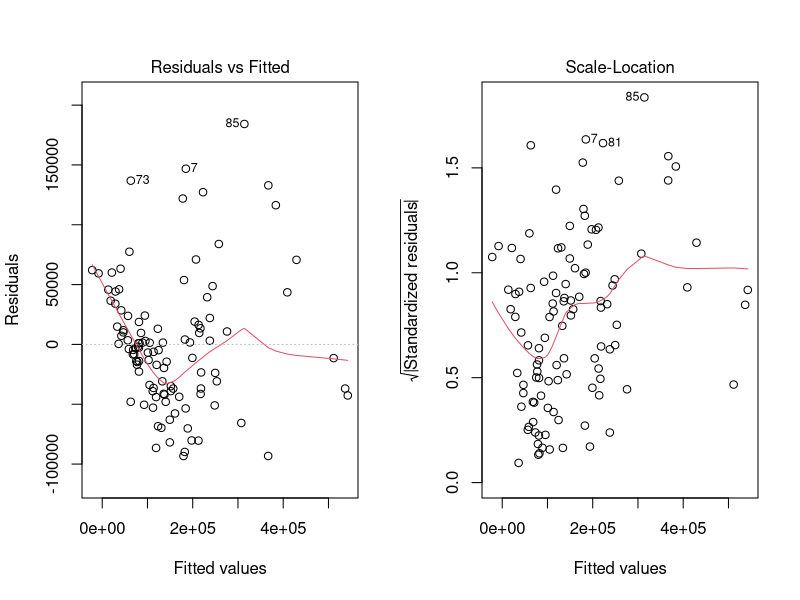
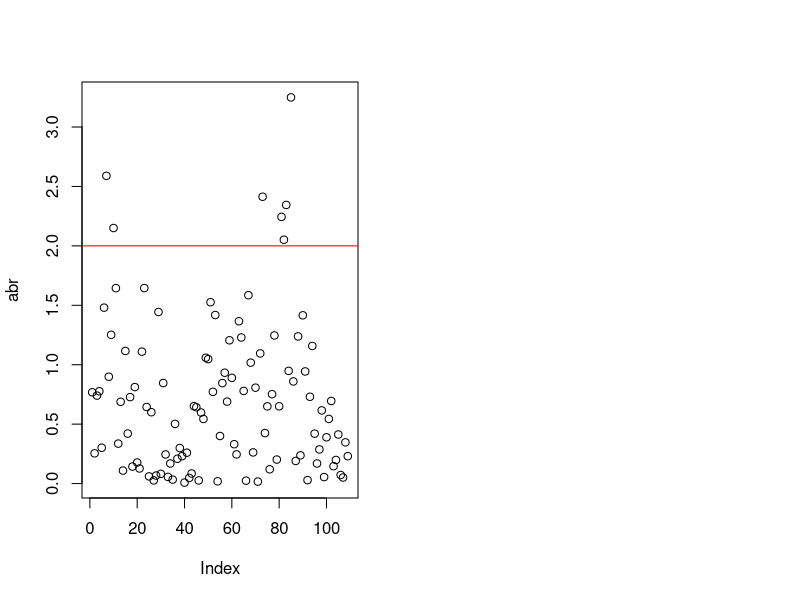
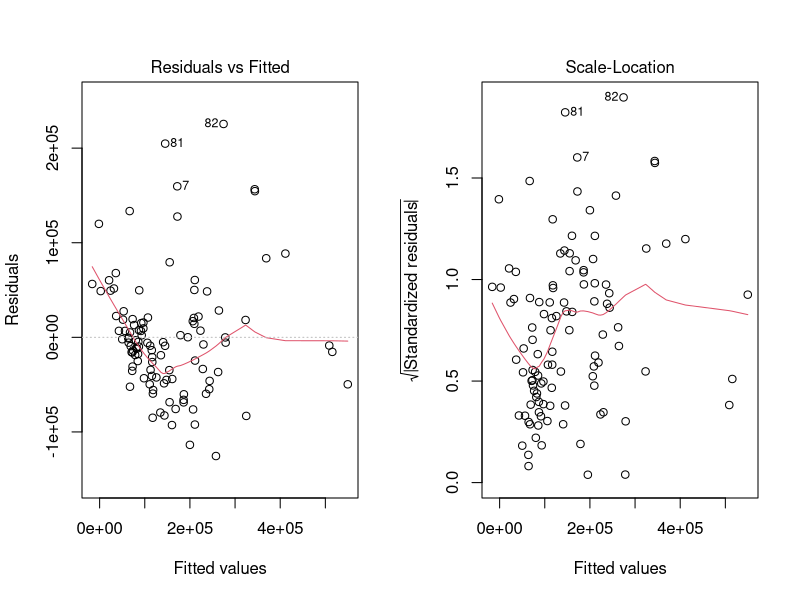
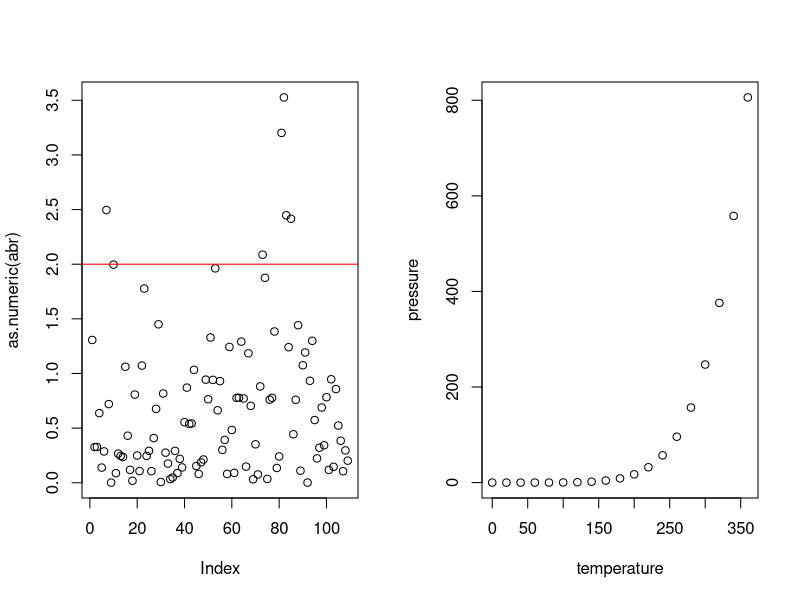

Write the R code that produced these figures, in order.
## ---- chunk 1
knitr::opts_chunk$set(echo = TRUE)
## ---- chunk 2
library("readxl")
data_calf<-read_excel("California_Houses.xlsx")
## ---- chunk 3
data_calf=transform(data_calf, Median_Income=as.numeric( Median_Income),
                    Distance_to_coast=as.numeric(Distance_to_coast),
                    Distance_to_LA=as.numeric(Distance_to_LA),
                    Distance_to_SanJose=as.numeric(Distance_to_SanJose),
                    Distance_to_SanFrancisco=as.numeric(Distance_to_SanFrancisco),
                    Distance_to_SanDiego=as.numeric(Distance_to_SanDiego))
summary(data_calf)
## ---- chunk 4
regression_multiple<-lm(Median_House_Value ~ Median_Income + Median_Age + Tot_Rooms + Tot_Bedrooms + 
                         Population+ Households + Distance_to_coast + Distance_to_LA  +                                       Distance_to_SanDiego + Distance_to_SanJose +
                         Distance_to_SanFrancisco,data=data_calf)
summary(regression_multiple)

## ---- chunk 5
reg_ameliore=step(regression_multiple)
modele<-lm(Median_House_Value ~ Median_Income + Tot_Rooms + 
              Tot_Bedrooms + Population + Distance_to_coast + Distance_to_LA + 
              Distance_to_SanDiego + Distance_to_SanJose + Distance_to_SanFrancisco, 
            data = data_calf)
summary(modele)


## ---- chunk 6
par(mfrow = c(1, 2))
plot(reg_ameliore,1)
plot(reg_ameliore,3)

## ---- chunk 7
#test shapiro
shapiro.test(reg_ameliore$residuals)

#test ks
ks.test(reg_ameliore$residuals,"pnorm")

## ---- chunk 8
rse=sqrt(deviance(reg_ameliore)/df.residual(reg_ameliore))
abr=abs(data_calf$Median_House_Value-predict(reg_ameliore))/rse
plot(abr)
abline(h=2,col='red')

## ---- chunk 9
nva=ncol(data_calf)
Fish = rep(0,nva)
for (i in  2:ncol(data_calf)){
mod1<-lm(data_calf[,1]~data_calf[,i])
Fish[i]=var(predict(mod1))*(nrow(data_calf)-1)/(deviance(mod1)/df.residual(mod1))
}
Fish
df2=nrow(data_calf)-2
df2
1-pf(max(Fish),1,df2)
## ---- chunk 10
nva=ncol(data_calf)-1
Fish = rep(0,nva)
SCR1<-deviance(lm(data_calf[,1]~data_calf[,2]))
for (i in 3:ncol(data_calf)) {
 mod<-lm(data_calf[,1]~data_calf[,2]+data_calf[,i])
SCR2=deviance(mod)
Fish[i]=(SCR1-SCR2)/(SCR2/(nrow(data_calf)-3))
}
Fish
df2=nrow(data_calf)-3
df2
1-pf(max(Fish),1,df2)
summary(mod)
## ---- chunk 11
Fish = rep(0,2)
SCR2=deviance(lm(data_calf[,1]~data_calf[,2]+data_calf[,8]))
mod<-lm(data_calf[,1]~data_calf[,2])
SCR1<-deviance(mod)
Fish[1]=(SCR1-SCR2)/(SCR2/(nrow(data_calf)-3))

mod<-lm(data_calf[,1]~data_calf[,8])
SCR1=deviance(mod)
Fish[2]=(SCR1-SCR2)/(SCR2/(nrow(data_calf)-3))
Fish
df2=nrow(data_calf)-3
df2
1-pf(min(Fish),1,df2)
## ---- chunk 12
Fish = rep(0,nva)
SCR2<-deviance(lm(data_calf[,1]~data_calf[,2]+data_calf[,8]))
for (i in 3:7) {
 mod<-lm(data_calf[,1]~data_calf[,2]+data_calf[,8]+data_calf[,i])
SCR3=deviance(mod)
Fish[i]=(SCR2-SCR3)/(SCR3/(nrow(data_calf)-4))
}
for (i in 9:ncol(data_calf)) {
 mod<-lm(data_calf[,1]~data_calf[,2]+data_calf[,8]+data_calf[,i])
SCR3=deviance(mod)
Fish[i]=(SCR2-SCR3)/(SCR3/(nrow(data_calf)-4))
}
Fish
df2=nrow(data_calf)-4
df2
1-pf(max(Fish),1,df2)
## ---- chunk 13
SCR3<-deviance(lm(data_calf[,1]~data_calf[,2]+data_calf[,8]+data_calf[,9]))
Fish<-rep(0,3)
mod<-lm(data_calf[,1]~data_calf[,2]+data_calf[,8])
SCR2<-deviance(mod)
Fish[1]=(SCR2-SCR3)/(SCR3/(nrow(data_calf)-4))

mod<-lm(data_calf[,1]~data_calf[,2]+data_calf[,9])
SCR2<-deviance(mod)
Fish[2]=(SCR2-SCR3)/(SCR3/(nrow(data_calf)-4))

mod<-lm(data_calf[,1]~data_calf[,8]+data_calf[,9])
SCR2<-deviance(mod)
Fish[3]=(SCR2-SCR3)/(SCR3/(nrow(data_calf)-4))

Fish
df2=nrow(data_calf)-4
df2
1-pf(min(Fish),1,df2)
## ---- chunk 14
Fish = rep(0,nva)
SCR3<-deviance(lm(data_calf[,1]~data_calf[,2]+data_calf[,8]+data_calf[,9]))
for (i in 3:7) {
 mod<-lm(data_calf[,1]~data_calf[,2]+data_calf[,8]+data_calf[,9]+data_calf[,i])
SCR4=deviance(mod)
Fish[i]=(SCR3-SCR4)/(SCR4/(nrow(data_calf)-4))
}
for (i in 10:ncol(data_calf)) {
 mod<-lm(data_calf[,1]~data_calf[,2]+data_calf[,8]+data_calf[,9]+data_calf[,i])
SCR4=deviance(mod)
Fish[i]=(SCR3-SCR4)/(SCR4/(nrow(data_calf)-4))
}
Fish
df2=nrow(data_calf)-4
df2
1-pf(max(Fish),1,df2)
## ---- chunk 15
SCR4<-deviance(lm(data_calf[,1]~data_calf[,2]+data_calf[,8]+data_calf[,9]+data_calf[,10]))
Fish<-rep(0,4)
mod<-lm(data_calf[,1]~data_calf[,2]+data_calf[,8]+data_calf[,9])
SCR3<-deviance(mod)
Fish[1]=(SCR3-SCR4)/(SCR4/(nrow(data_calf)-4))

mod<-lm(data_calf[,1]~data_calf[,2]+data_calf[,8]+data_calf[,10])
SCR3<-deviance(mod)
Fish[2]=(SCR3-SCR4)/(SCR4/(nrow(data_calf)-4))

mod<-lm(data_calf[,1]~data_calf[,2]+data_calf[,9]+data_calf[,10])
SCR3<-deviance(mod)
Fish[3]=(SCR3-SCR4)/(SCR4/(nrow(data_calf)-4))

mod<-lm(data_calf[,1]~data_calf[,8]+data_calf[,9]+data_calf[,10])
SCR3<-deviance(mod)
Fish[4]=(SCR3-SCR4)/(SCR4/(nrow(data_calf)-4))



Fish
df2=nrow(data_calf)-4
df2
1-pf(min(Fish),1,df2)
## ---- chunk 16
Fish = rep(0,nva)
SCR4<-deviance(lm(data_calf[,1]~data_calf[,2]+data_calf[,8]+data_calf[,9]+data_calf[,10]))
for (i in 3:7) {
 mod<-lm(data_calf[,1]~data_calf[,2]+data_calf[,8]+data_calf[,9]+data_calf[,10]+data_calf[,i])
SCR5=deviance(mod)
Fish[i]=(SCR4-SCR5)/(SCR5/(nrow(data_calf)-4))
}
Fish[8]=Fish[9]=Fish[10]=0
for (i in 11:ncol(data_calf)) {
 mod<-lm(data_calf[,1]~data_calf[,2]+data_calf[,8]+data_calf[,9]+data_calf[,10]+data_calf[,i])
SCR5=deviance(mod)
Fish[i]=(SCR4-SCR5)/(SCR5/(nrow(data_calf)-4))
}
Fish
df2=nrow(data_calf)-4
df2
1-pf(max(Fish),1,df2)
## ---- chunk 17
model2<-lm(Median_House_Value ~ Median_Income + Distance_to_coast + Distance_to_LA + 
              Distance_to_SanDiego + Distance_to_SanJose ,
            data = data_calf)
par(mfrow = c(1, 2))
plot(model2,1)
plot(model2,3)

## ---- chunk 18
#test shapiro
shapiro.test(model2$residuals)

#test ks
ks.test(model2$residuals,"pnorm")

## ---- chunk 19
rse=sqrt(deviance(model2)/df.residual(model2))
abr=abs(data_calf$Median_House_Value-predict(model2))/rse
plot(as.numeric(abr))
abline(h=2,col='red')


## ---- chunk 20
AIC(model2)
## ---- chunk 21
plot(pressure)
